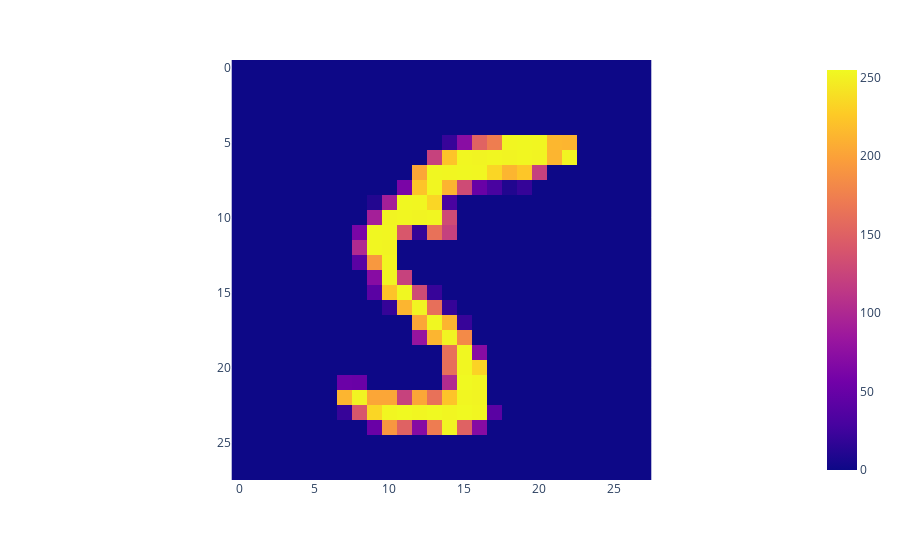

The cell this chart's notebook holds for it:
### Code cell
px.imshow(X_train[59600].reshape(28, 28))

### Figure 1 — Plotly figure (JSON) as saved in the notebook; plotly's stock layout.template omitted (floating-point values rounded to 4 significant figures; data arrays with more than 128 entries replaced by an {"elided": "..."} marker saying what was removed)
{"data": [{"coloraxis": "coloraxis", "hovertemplate": "x: %{x}<br>y: %{y}<br>color: %{z}<extra></extra>", "name": "0", "type": "heatmap", "xaxis": "x", "yaxis": "y", "z": {"elided": "28x28 int values"}}], "layout": {"coloraxis": {"colorscale": [[0, "#0d0887"], [0.1111, "#46039f"], [0.2222, "#7201a8"], [0.3333, "#9c179e"], [0.4444, "#bd3786"], [0.5556, "#d8576b"], [0.6667, "#ed7953"], [0.7778, "#fb9f3a"], [0.8889, "#fdca26"], [1, "#f0f921"]]}, "margin": {"t": 60}, "xaxis": {"anchor": "y", "constrain": "domain", "domain": [0, 1], "scaleanchor": "y"}, "yaxis": {"anchor": "x", "autorange": "reversed", "constrain": "domain", "domain": [0, 1]}}}
